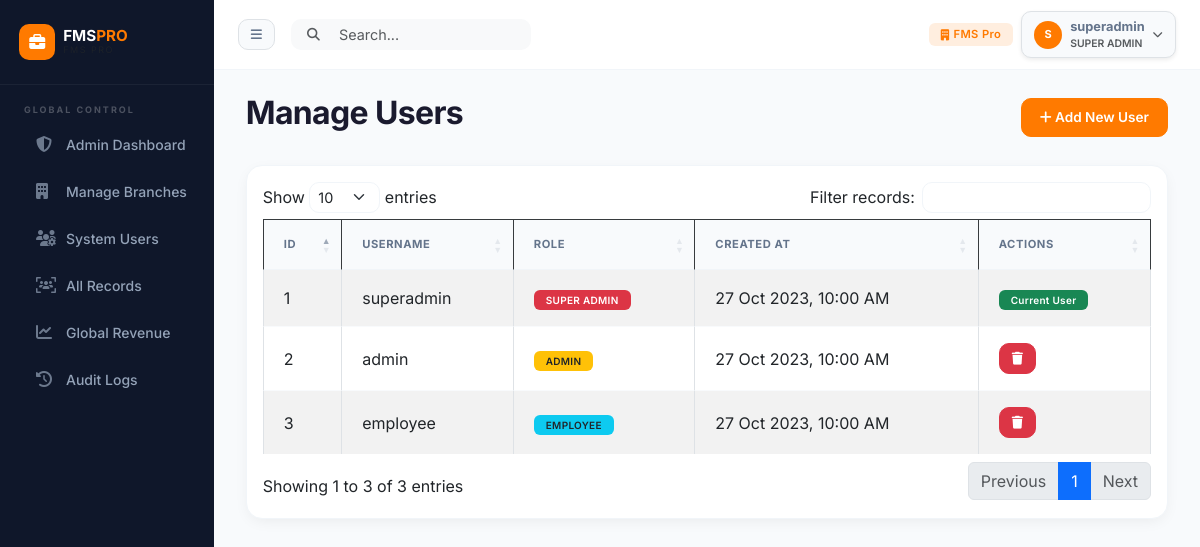
The app's page /pages/users.php (signed in), older data.
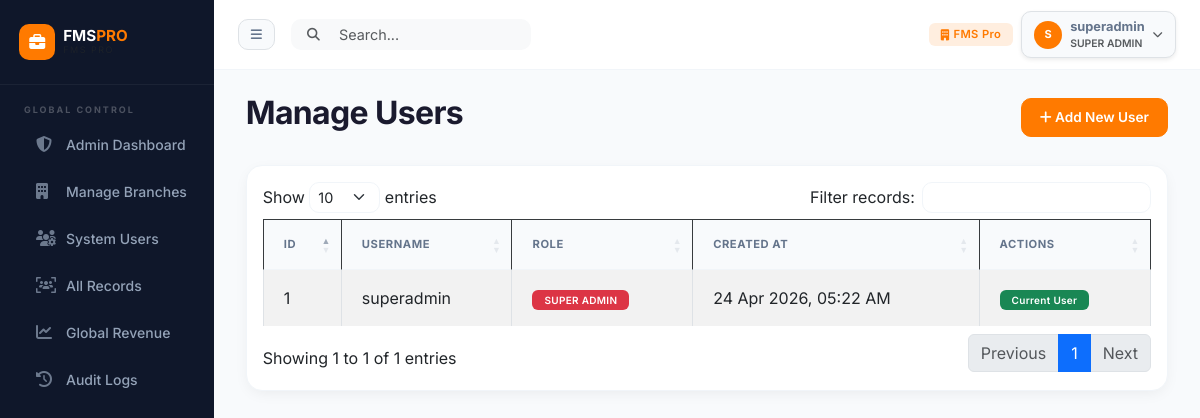
The same page, newer data.
### tables this page shows
CREATE TABLE `users` (
  `id`             INT(11)      NOT NULL AUTO_INCREMENT,
  `employee_id`    VARCHAR(50)  DEFAULT NULL COMMENT 'e.g. SCH-ADM-001, REST-EMP-042',
  `full_name`      VARCHAR(100) DEFAULT NULL,
  `username`       VARCHAR(50)  NOT NULL,
  `password`       VARCHAR(255) NOT NULL COMMENT 'Bcrypt hash',
  `plain_password` VARCHAR(255) DEFAULT NULL COMMENT 'Stored for admin reference only',
  `role`           ENUM('super_admin','admin','employee') NOT NULL DEFAULT 'employee',
  `branch_id`      INT(11)      DEFAULT NULL COMMENT 'NULL = universal (super_admin)',
  `created_by`     INT(11)      DEFAULT NULL COMMENT 'Who created this user',
  `is_active`      TINYINT(1)   NOT NULL DEFAULT 1,
  `created_at`     TIMESTAMP    NOT NULL DEFAULT CURRENT_TIMESTAMP,
  PRIMARY KEY (`id`),
  UNIQUE KEY `username` (`username`),
  KEY `branch_id` (`branch_id`),
  CONSTRAINT `users_ibfk_1` FOREIGN KEY (`branch_id`) REFERENCES `branches` (`id`) ON DELETE SET NULL
);

### pages/users.php (the view, shortened to what this page needs)
<?php
require_once '../includes/auth.php';
include '../includes/header.php';
$users = $conn->query("SELECT * FROM users ORDER BY id DESC");
?>
<div class="d-flex justify-content-between align-items-center mb-4">
    <h2 class="fw-bold">Manage Users</h2>
    <button class="btn btn-primary" data-bs-toggle="modal" data-bs-target="#addUserModal"><i class="fas fa-plus"></i> Add New User</button>
</div>
<div class="card">
    <div class="card-body">
        <div class="table-responsive">
            <table class="table table-bordered table-striped datatable w-100">
                <thead class="table-dark">
                    <tr>
                        <th>ID</th>
                        <th>Username</th>
                        <th>Role</th>
                        <th>Created At</th>
                        <th>Actions</th>
                    </tr>
                </thead>
                <tbody>
                    <?php while($row = $users->fetch_assoc()): ?>
                    <tr>
                        <td><?php echo $row['id']; ?></td>
                        <td><?php echo htmlspecialchars($row['username']); ?></td>
                        <td>
                            <?php
                                $r = $row['role'];
                                $badge = 'bg-secondary';
                                if($r == 'super_admin') $badge = 'bg-danger';
                                else if($r == 'admin') $badge = 'bg-warning text-dark';
                                else if($r == 'employee') $badge = 'bg-info text-dark';
                                echo "<span class='badge $badge'>" . strtoupper(str_replace('_', ' ', $r)) . "</span>";
                            ?>
                        </td>
                        <td><?php echo date('d M Y, h:i A', strtotime($row['created_at'])); ?></td>
                        <td>
                            <?php if($_SESSION['user_id'] != $row['id']): ?>
                                <?php if($_SESSION['role'] == 'super_admin' || ($_SESSION['role'] == 'admin' && $row['role'] == 'employee')): ?>
                                    <a href="users.php?delete=<?php echo $row['id']; ?>" class="btn btn-danger btn-sm" onclick="return confirm('Are you sure you want to delete this user?');"><i class="fas fa-trash"></i></a>
                                <?php else: ?>
                                    <button class="btn btn-secondary btn-sm" disabled><i class="fas fa-ban"></i></button>
                                <?php endif; ?>
                            <?php else: ?>
                                <span class="badge bg-success">Current User</span>
                            <?php endif; ?>
                        </td>
                    </tr>
                    <?php endwhile; ?>
                </tbody>
            </table>
        </div>
    </div>
</div>
<?php include '../includes/footer.php'; ?>

### includes/header.php (shortened to what this page needs)
<?php
$btype         = $_SESSION['business_type'] ?? 'other';
$industry_colors = [
    'school'     => ['primary' => '#3b82f6', 'name' => 'School ERP'],
    'college'    => ['primary' => '#6366f1', 'name' => 'College ERP'],
    'dispensary' => ['primary' => '#14b8a6', 'name' => 'Clinic'],
    'hotel'      => ['primary' => '#8b5cf6', 'name' => 'Hotel'],
    'shop'       => ['primary' => '#f59e0b', 'name' => 'Shop'],
    'restaurant' => ['primary' => '#ef4444', 'name' => 'Restaurant'],
    'inventory'  => ['primary' => '#10b981', 'name' => 'Inventory'],
    'company'    => ['primary' => '#64748b', 'name' => 'Company'],
    'other'      => ['primary' => '#ff7a00', 'name' => 'FMS Pro'],
];
$ic     = $industry_colors[$btype] ?? $industry_colors['other'];
?>
<!DOCTYPE html>
<html lang="en">
<head>
    <link href="https://cdn.jsdelivr.net/npm/bootstrap@5.3.0/dist/css/bootstrap.min.css" rel="stylesheet">
    <link rel="stylesheet" href="https://cdnjs.cloudflare.com/ajax/libs/font-awesome/6.4.0/css/all.min.css">
    <link rel="stylesheet" href="https://cdn.datatables.net/1.13.6/css/dataTables.bootstrap5.min.css">
</head>
<body>
<div class="d-flex wrapper">
    <?php include 'sidebar.php'; ?>
    <div id="page-content-wrapper" class="w-100">
        <nav class="top-navbar d-flex align-items-center">
            <button class="btn btn-light btn-sm me-3 border" id="menu-toggle"><i class="fas fa-bars"></i></button>
            <div class="d-none d-md-flex position-relative me-3" style="width:240px;">
                <i class="fas fa-search position-absolute top-50 translate-middle-y ms-3 text-muted" style="font-size:0.8rem;"></i>
                <input class="form-control form-control-sm ps-5 bg-light border-0" type="search" placeholder="Search..." id="globalSearch">
            </div>
            <div class="ms-auto d-flex align-items-center gap-2">
                <span class="badge d-none d-sm-inline-flex" style="background:var(--first-color-light);color:var(--first-color);font-size:0.7rem;padding:6px 12px;">
                    <i class="fas fa-building me-1"></i><?php echo htmlspecialchars($_SESSION['branch_name'] ?? $ic['name']); ?>
                </span>
                <div class="dropdown">
                    <button class="btn btn-light border btn-sm d-flex align-items-center gap-2 shadow-sm" data-bs-toggle="dropdown">
                        <div class="d-flex align-items-center justify-content-center bg-primary text-white rounded-circle fw-bold" style="width:28px;height:28px;font-size:11px;">
                            <?php echo strtoupper(substr($_SESSION['username'], 0, 1)); ?>
                        </div>
                        <div class="text-start d-none d-sm-block">
                            <div class="fw-bold" style="font-size:0.8rem;"><?php echo htmlspecialchars($_SESSION['username']); ?></div>
                            <div class="text-muted" style="font-size:0.65rem;"><?php echo strtoupper(str_replace('_',' ',$_SESSION['role'])); ?></div>
                        </div>
                        <i class="fas fa-chevron-down text-muted" style="font-size:0.65rem;"></i>
                    </button>
                </div>
            </div>
        </nav>
        <div class="main-container">

### includes/sidebar.php (shortened to what this page needs)
<?php
$current_page = basename($_SERVER['PHP_SELF']);
$current_dir  = basename(dirname($_SERVER['PHP_SELF']));
$btype = $_SESSION['business_type'] ?? 'other';
$role  = $_SESSION['role'] ?? 'employee';
$industry_config = [
    'school'     => ['label' => 'School ERP',   'icon' => 'fa-school',       'entity' => 'Students',   'color' => '#3b82f6'],
    'college'    => ['label' => 'College ERP',  'icon' => 'fa-university',   'entity' => 'Students',   'color' => '#6366f1'],
    'restaurant' => ['label' => 'Restaurant',   'icon' => 'fa-utensils',     'entity' => 'Orders',     'color' => '#ef4444'],
    'hotel'      => ['label' => 'Hotel Mgmt',   'icon' => 'fa-hotel',        'entity' => 'Guests',     'color' => '#8b5cf6'],
    'shop'       => ['label' => 'Shop POS',     'icon' => 'fa-store',        'entity' => 'Customers',  'color' => '#f59e0b'],
    'dispensary' => ['label' => 'Clinic Mgmt',  'icon' => 'fa-clinic-medical','entity' => 'Patients',  'color' => '#14b8a6'],
    'inventory'  => ['label' => 'Inventory',    'icon' => 'fa-boxes-stacked','entity' => 'Clients',   'color' => '#10b981'],
    'other'      => ['label' => 'FMS Pro',      'icon' => 'fa-briefcase',    'entity' => 'Clients',   'color' => '#ff7a00'],
];
$icfg = $industry_config[$btype] ?? $industry_config['other'];
$in_subfolder = in_array($current_dir, ['school','college','restaurant','hotel','shop','dispensary','inventory','admin','pages','staff']);
$prefix = $in_subfolder ? '../' : './';
?>
<div class="sidebar-wrapper" id="sidebar-wrapper">
    <div class="sidebar-heading">
        <div class="d-flex align-items-center gap-2">
            <div style="width:36px;height:36px;border-radius:10px;background:var(--first-color);display:flex;align-items:center;justify-content:center;">
                <i class="fas <?php echo $icfg['icon']; ?> text-white" style="font-size:1rem;"></i>
            </div>
            <div>
                <div class="fw-bold text-white lh-1" style="font-size:0.95rem;">FMS<span style="color:var(--first-color);">PRO</span></div>
                <div class="text-muted" style="font-size:9px;letter-spacing:1.5px;text-transform:uppercase;"><?php echo $icfg['label']; ?></div>
            </div>
        </div>
    </div>
    <div class="list-group list-group-flush my-2">
        <?php  if ($role === 'super_admin'): ?>
        <div class="sidebar-section-label">Global Control</div>
        <a href="<?php echo $prefix; ?>admin/index.php" class="list-group-item list-group-item-action <?php echo ($current_page == 'index.php' && $current_dir == 'admin') ? 'active' : ''; ?>">
            <i class="fas fa-shield-halved"></i>Admin Dashboard
        </a>
        <a href="<?php echo $prefix; ?>admin/branches.php" class="list-group-item list-group-item-action <?php echo ($current_page == 'branches.php') ? 'active' : ''; ?>">
            <i class="fas fa-building"></i>Manage Branches
        </a>
        <a href="<?php echo $prefix; ?>admin/users.php" class="list-group-item list-group-item-action <?php echo ($current_page == 'users.php' && $current_dir == 'admin') ? 'active' : ''; ?>">
            <i class="fas fa-users-gear"></i>System Users
        </a>
        <a href="<?php echo $prefix; ?>admin/students.php" class="list-group-item list-group-item-action <?php echo ($current_page == 'students.php' && $current_dir == 'admin') ? 'active' : ''; ?>">
            <i class="fas fa-users-viewfinder"></i>All Records
        </a>
        <a href="<?php echo $prefix; ?>admin/fees.php" class="list-group-item list-group-item-action <?php echo ($current_page == 'fees.php' && $current_dir == 'admin') ? 'active' : ''; ?>">
            <i class="fas fa-chart-line"></i>Global Revenue
        </a>
        <a href="<?php echo $prefix; ?>admin/logs.php" class="list-group-item list-group-item-action <?php echo $current_page == 'logs.php' ? 'active' : ''; ?>">
            <i class="fas fa-history"></i>Audit Logs
        </a>
        <?php  endif; ?>
    </div>
</div>

### includes/footer.php (shortened to what this page needs)
            </div>
        </div>
    </div>
</body>
</html>

### includes/sidebar.php (style rules this page uses)
.sidebar-section-label { padding: 10px 24px 4px; font-size: 9px; text-transform: uppercase; letter-spacing: 2px; color: rgba(255,255,255,0.25); font-weight: 700; }
.sidebar-wrapper { min-height: 100vh; width: 260px; background: #0f172a !important; }
.sidebar-wrapper .list-group-item { background: transparent !important; color: #94a3b8 !important; padding: 11px 24px; border: none; font-weight: 500; display: flex; align-items: center; gap: 12px; border-radius: 10px; margin: 2px 12px; font-size: 0.875rem; transition: all 0.18s; }
.sidebar-wrapper .list-group-item i { font-size: 1rem; width: 18px; opacity: 0.7; }
.sidebar-heading { padding: 1.5rem 1.2rem; border-bottom: 1px solid rgba(255,255,255,0.05); }

Row changes from the older to the newer data that the page shows:
removed users: id "3", username "employee", role "EMPLOYEE", created_at "27 Oct 2023, 10:00 AM"
removed users: id "2", username "admin", role "ADMIN", created_at "27 Oct 2023, 10:00 AM"
changed users "superadmin": created_at "27 Oct 2023, 10:00 AM" → "24 Apr 2026, 05:22 AM"
Text that changed along with them:
text written by a page script: "Show entries Filter records: Showing 1 to 3 of 3 entries Previous 1 Next" → "Show entries Filter records: Showing 1 to 1 of 1 entries Previous 1 Next"
